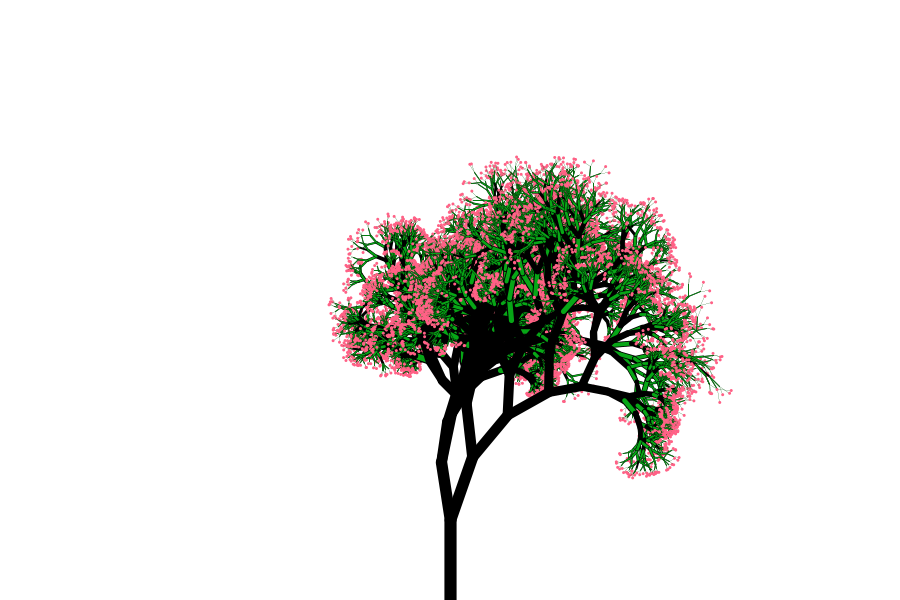
Frame 1 (no input)
Frame 60 (the mouse pressed at the canvas centre just before this capture): identical to frame 1, image omitted
Frame 120 (the mouse held since frame 60 and released just before this capture): identical to frame 1, image omitted

The Processing sketch that drew this single still picture (run headless with seeded random() and noise(); from frame 60 on, the mouse is pressed at the canvas centre):

// Processing sketch: tree
// ── tree.pde
Branch root;
float angleDiff = radians(20);
boolean b = true;

void setup(){
  size(900,600);
  root = new Branch(14);
  background(255);
  drawBranch(root);

}
void draw(){
  
}

void drawBranch(Branch branch){
  float endx = branch.start.x + branch.len*cos(branch.angle); 
  float endy = branch.start.y + branch.len*sin(branch.angle); 
  strokeWeight(branch.d * exp(-branch.d * 0.01));
  stroke(0);
  //stroke(0,branch.d*20);
  line(branch.start.x,branch.start.y,endx,endy);
  
  if(branch.d < random(1,10)) {
    strokeWeight(branch.d * exp(-branch.d * 0.01) * 0.7);
    stroke(7, 166, 22);
    line(branch.start.x,branch.start.y,endx,endy);
  }
  if(branch.d == 0) {
    noStroke();
    fill(255, 97, 134);
    circle(endx,endy,3);
  }
  //branch.angle += random(-0.01,0.01);
  if(branch.children[0] != null && branch.children[1] != null){
    drawBranch(branch.children[0]);
    drawBranch(branch.children[1]);
  }
}

enum Dir {LEFT, RIGHT}
class Branch{
  int d;
  PVector start;
  float angle;
  float len;
  Branch[] children = new Branch[2];
  Branch(int d){
    this.d = d;
    start = new PVector(width/2,height);
    angle = radians(-90);
    len = 80;
    children[0] = new Branch(this, Dir.LEFT);
    children[1] = new Branch(this, Dir.RIGHT);
  }
  Branch(Branch parent, Dir dir){
    d = parent.d - 1;
    //if(d != 0 && int(random(10))==0) d--;
    //if(d != 0 && int(random(10))==0) d++;
    //if(b && d == 7) {d=14; len = 50; b = false;}
    //else len = parent.len * 0.8 * random(0.8,1.2);
    float sx = parent.start.x + parent.len*cos(parent.angle);
    float sy = parent.start.y + parent.len*sin(parent.angle);
    start = new PVector(sx,sy);
    if(dir == Dir.LEFT) angle = parent.angle - angleDiff + random(-0.7,0.7);
    else angle = parent.angle + angleDiff;
    //len = parent.len * 0.8;
    len = parent.len * 0.8 * random(0.8,1.2);
    if(d > 0){
      children[0] = new Branch(this, Dir.LEFT);
      children[1] = new Branch(this, Dir.RIGHT);
    }
  }
}
